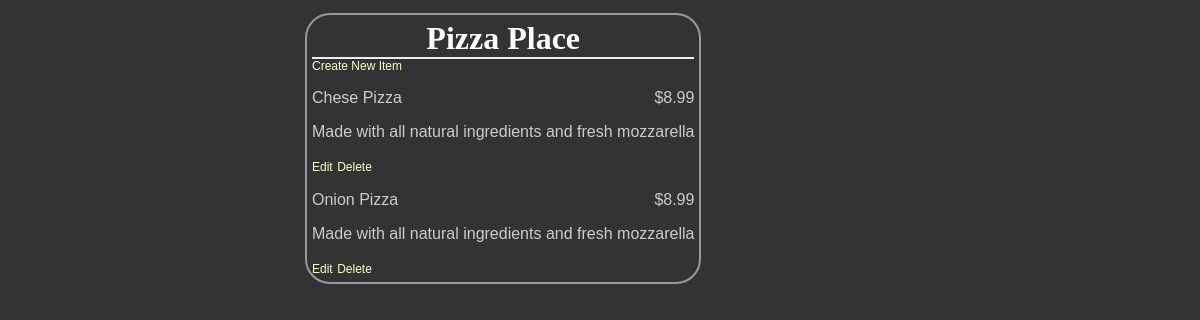
Page /restaurants/1/ on the committed database.
### database_setup.py (models this page shows, shortened)
class Restaurant(Base):
    __tablename__ = 'restaurant'
    name = Column(String(100), nullable = False)
    id = Column(Integer, primary_key = True)

class MenuItem(Base):
    __tablename__ = 'menu_item'
    name = Column(String(100), nullable = False)
    id = Column(Integer, primary_key = True)
    course = Column(String(250))
    description = Column(String(250))
    price = Column(String(10))
    restaurant_id = Column(Integer, ForeignKey('restaurant.id'))
    restaurant = relationship(Restaurant)

### project.py (the view)
@app.route('/')
@app.route('/restaurants/<int:restaurant_id>/')
def restaurantMenu(restaurant_id):
    restaurant = session.query(Restaurant).filter_by(id=restaurant_id).one()
    items = session.query(MenuItem).filter_by(restaurant_id=restaurant.id)
    return render_template('menu.html', restaurant=restaurant, items=items)

### project.py (called while the page is built)
@app.teardown_request
def remove_session(ex=None):
    session.remove()

### templates/menu.html (shortened to what this page needs)
<html>
<head>
    <link rel=stylesheet type=text/css href="{{ url_for('static', filename='styles.css') }}">
</head>
<body>
    <div class='pane'>
        <div class='header'>
            <h1>{{ restaurant.name }}</h1>
        </div>
        <a href='{{url_for('newMenuItem', restaurant_id = restaurant.id) }}'>Create New Item</a>
        {% for i in items %}
        <div class='nameAndPrice'>
            <span class='name'>
                <p>{{i.name}}</p>
            </span>
            <span class='price'>
                <p>{{i.price}} </p>
            </span>
        </div>
        <div class='description'>
            <p>{{i.description}}</p>
        </div>
        <div class="editdeletepane">
            <a href='{{url_for('editMenuItem',restaurant_id = restaurant.id, menu_id=i.id)}}'>Edit</a>
            <a href='{{url_for('deleteMenuItem', restaurant_id = restaurant.id, menu_id=i.id)}}'>Delete</a>
        </div>
        {% endfor %}
    </div>
</body>
</html>

### static/styles.css (style rules this page uses)
body { font-family: sans-serif; background-color: #333333 }
h1, h2, h3, h4 { color: #ffffff; }
h1, h2 { font-family: 'georgia', serif; margin: 0; }
h1 { border-bottom: 2px solid #eee; }
p, dd, dt { color: #cccccc; }
a { text-decoration: none; color: #ffffcc; font-size: .75em; }
.pane { position: absolute; left: 25%; border: 2px solid; border-radius: 25px; padding: 5px; margin: 5px; border-color: #999999; background-color: #333333 }
.header { left: 50%; text-align: center; }
.name { width: 50%; display: inline-block; float: left; }
.price { text-align: right; width: 50%; float: right; }

### rows in the picture
Restaurant: name "Pizza Place"
MenuItem: name "Chese Pizza", price "$8.99", description "Made with all natural ingredients and fresh mozzarella"
MenuItem: name "Onion Pizza", price "$8.99", description "Made with all natural ingredients and fresh mozzarella"
